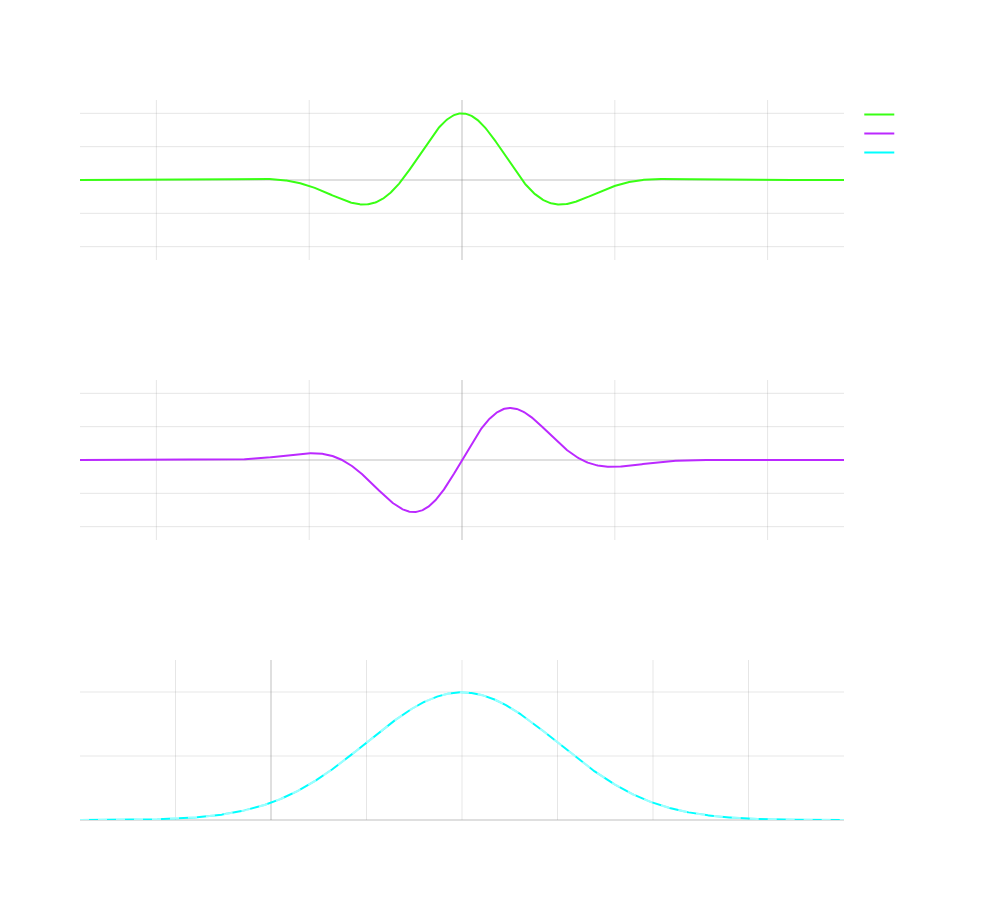

Notebook cell for this chart:
### Markdown cell above
##### Fourier Inversion: Recovering the Random Variable from the Characteristic Function

$$f(x) = \frac{1}{2\pi} \int_{-\infty}^{\infty} \phi(t) e^{-itx} dt$$

The Fourier inversion formula allows us to recover the probability density function (PDF) from the characteristic function:

- Uses numerical integration to compute the inverse transform
- Requires characteristic function $\phi(t)$ as input
- Returns original PDF $f(x)$ as output
- Integration performed over frequency domain

This inversion process is essential for recovering probability distributions from their characteristic functions

### Code cell
# Fourier inversion to recover PDF
x = np.linspace(-2, 6, 1000)  # Range covering our normal distribution
recovered_pdf = np.zeros_like(x, dtype=np.float64)

# Numerical integration for each x point
for i, x_val in enumerate(x):
    integrand = np.exp(-1j * x_val * t) * cf
    recovered_pdf[i] = np.real(np.trapz(integrand, t)) / (2 * np.pi)

# Create subplots
fig = make_subplots(rows=3, cols=1,
                    subplot_titles=('Real Part of Characteristic Function',
                                  'Imaginary Part of Characteristic Function',
                                  'Recovered PDF vs Original PDF'))

# Plot real part of characteristic function
fig.add_trace(
    go.Scatter(x=t, y=np.real(cf), line=dict(color='rgba(57, 255, 20, 1)')),
    row=1, col=1
)

# Plot imaginary part of characteristic function
fig.add_trace(
    go.Scatter(x=t, y=np.imag(cf), line=dict(color='rgba(187, 41, 255, 1)')),
    row=2, col=1
)

# Plot recovered PDF
fig.add_trace(
    go.Scatter(x=x, y=recovered_pdf, 
               name='Recovered PDF',
               line=dict(color='rgba(0, 255, 255, 1)')),  # Changed to neon cyan
    row=3, col=1
)

# Plot original PDF for comparison
original_pdf = 1/(sigma * np.sqrt(2*np.pi)) * np.exp(-(x - mu)**2 / (2*sigma**2))
fig.add_trace(
    go.Scatter(x=x, y=original_pdf, 
               name='Original PDF',
               line=dict(color='rgba(255, 255, 255, 0.6)', dash='dash')),
    row=3, col=1
)

# Update layout
fig.update_layout(
    width=1000,
    height=900,
    showlegend=True,
    title_text='Recovered Normal Distribution PDF via Fourier Inversion',
    title_x=0.5,
    title_font_size=20,
    plot_bgcolor='rgba(0,0,0,0)',
    paper_bgcolor='rgba(0,0,0,0)',
    font=dict(color='white')
)

# Update all xaxes
for i in range(1, 4):
    fig.update_xaxes(
        title_text='t' if i < 3 else 'x',
        showgrid=True,
        gridwidth=1,
        gridcolor='rgba(128,128,128,0.2)',
        zeroline=True,
        zerolinewidth=1,
        zerolinecolor='rgba(128,128,128,0.5)',
        row=i, col=1
    )

# Update all yaxes
for i in range(1, 4):
    fig.update_yaxes(
        showgrid=True,
        gridwidth=1,
        gridcolor='rgba(128,128,128,0.2)',
        zeroline=True,
        zerolinewidth=1,
        zerolinecolor='rgba(128,128,128,0.5)',
        range=[-1.2, 1.2] if i in [1,2] else [0, 0.5],
        row=i, col=1
    )

fig.show()

### Figure 1 — Plotly figure (JSON) as saved in the notebook; plotly's stock layout.template omitted (floating-point values rounded to 4 significant figures; data arrays with more than 128 entries replaced by an {"elided": "..."} marker saying what was removed)
{"data": [{"line": {"color": "rgba(57, 255, 20, 1)"}, "type": "scatter", "x": {"elided": "1000 float values"}, "xaxis": "x", "y": {"elided": "1000 float values"}, "yaxis": "y"}, {"line": {"color": "rgba(187, 41, 255, 1)"}, "type": "scatter", "x": {"elided": "1000 float values"}, "xaxis": "x2", "y": {"elided": "1000 float values"}, "yaxis": "y2"}, {"line": {"color": "rgba(0, 255, 255, 1)"}, "name": "Recovered PDF", "type": "scatter", "x": {"elided": "1000 float values"}, "xaxis": "x3", "y": {"elided": "1000 float values"}, "yaxis": "y3"}, {"line": {"color": "rgba(255, 255, 255, 0.6)", "dash": "dash"}, "name": "Original PDF", "type": "scatter", "x": {"elided": "1000 float values"}, "xaxis": "x3", "y": {"elided": "1000 float values"}, "yaxis": "y3"}], "layout": {"annotations": [{"font": {"size": 16}, "showarrow": false, "text": "Real Part of Characteristic Function", "x": 0.5, "xanchor": "center", "xref": "paper", "y": 1, "yanchor": "bottom", "yref": "paper"}, {"font": {"size": 16}, "showarrow": false, "text": "Imaginary Part of Characteristic Function", "x": 0.5, "xanchor": "center", "xref": "paper", "y": 0.6111, "yanchor": "bottom", "yref": "paper"}, {"font": {"size": 16}, "showarrow": false, "text": "Recovered PDF vs Original PDF", "x": 0.5, "xanchor": "center", "xref": "paper", "y": 0.2222, "yanchor": "bottom", "yref": "paper"}], "font": {"color": "white"}, "height": 900, "paper_bgcolor": "rgba(0,0,0,0)", "plot_bgcolor": "rgba(0,0,0,0)", "showlegend": true, "title": {"font": {"size": 20}, "text": "Recovered Normal Distribution PDF via Fourier Inversion", "x": 0.5}, "width": 1000, "xaxis": {"anchor": "y", "domain": [0, 1], "gridcolor": "rgba(128,128,128,0.2)", "gridwidth": 1, "showgrid": true, "title": {"text": "t"}, "zeroline": true, "zerolinecolor": "rgba(128,128,128,0.5)", "zerolinewidth": 1}, "xaxis2": {"anchor": "y2", "domain": [0, 1], "gridcolor": "rgba(128,128,128,0.2)", "gridwidth": 1, "showgrid": true, "title": {"text": "t"}, "zeroline": true, "zerolinecolor": "rgba(128,128,128,0.5)", "zerolinewidth": 1}, "xaxis3": {"anchor": "y3", "domain": [0, 1], "gridcolor": "rgba(128,128,128,0.2)", "gridwidth": 1, "showgrid": true, "title": {"text": "x"}, "zeroline": true, "zerolinecolor": "rgba(128,128,128,0.5)", "zerolinewidth": 1}, "yaxis": {"anchor": "x", "domain": [0.7778, 1], "gridcolor": "rgba(128,128,128,0.2)", "gridwidth": 1, "range": [-1.2, 1.2], "showgrid": true, "zeroline": true, "zerolinecolor": "rgba(128,128,128,0.5)", "zerolinewidth": 1}, "yaxis2": {"anchor": "x2", "domain": [0.3889, 0.6111], "gridcolor": "rgba(128,128,128,0.2)", "gridwidth": 1, "range": [-1.2, 1.2], "showgrid": true, "zeroline": true, "zerolinecolor": "rgba(128,128,128,0.5)", "zerolinewidth": 1}, "yaxis3": {"anchor": "x3", "domain": [0, 0.2222], "gridcolor": "rgba(128,128,128,0.2)", "gridwidth": 1, "range": [0, 0.5], "showgrid": true, "zeroline": true, "zerolinecolor": "rgba(128,128,128,0.5)", "zerolinewidth": 1}}}
